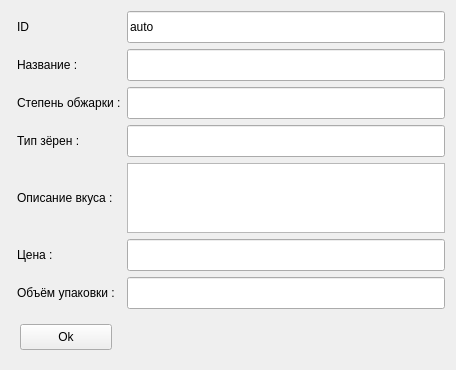
<?xml version="1.0" encoding="UTF-8"?>
<ui version="4.0">
 <class>Form</class>
 <widget class="QWidget" name="Form">
  <property name="geometry">
   <rect>
    <x>0</x>
    <y>0</y>
    <width>456</width>
    <height>338</height>
   </rect>
  </property>
  <property name="windowTitle">
   <string>Form</string>
  </property>
  <layout class="QGridLayout" name="gridLayout">
   <item row="2" column="2">
    <widget class="QLineEdit" name="lineEdit_3">
     <property name="minimumSize">
      <size>
       <width>0</width>
       <height>32</height>
      </size>
     </property>
    </widget>
   </item>
   <item row="8" column="2">
    <widget class="QWidget" name="widget_2" native="true">
     <property name="sizePolicy">
      <sizepolicy hsizetype="Minimum" vsizetype="Maximum">
       <horstretch>0</horstretch>
       <verstretch>0</verstretch>
      </sizepolicy>
     </property>
     <property name="minimumSize">
      <size>
       <width>45</width>
       <height>16</height>
      </size>
     </property>
     <layout class="QGridLayout" name="gridLayout_2"/>
    </widget>
   </item>
   <item row="0" column="1">
    <widget class="QLabel" name="label">
     <property name="minimumSize">
      <size>
       <width>0</width>
       <height>16</height>
      </size>
     </property>
     <property name="text">
      <string>ID</string>
     </property>
    </widget>
   </item>
   <item row="0" column="2">
    <widget class="QLineEdit" name="lineEdit">
     <property name="minimumSize">
      <size>
       <width>128</width>
       <height>32</height>
      </size>
     </property>
     <property name="text">
      <string>auto</string>
     </property>
     <property name="readOnly">
      <bool>true</bool>
     </property>
    </widget>
   </item>
   <item row="2" column="1">
    <widget class="QLabel" name="label_3">
     <property name="text">
      <string>Степень обжарки :</string>
     </property>
    </widget>
   </item>
   <item row="6" column="1">
    <widget class="QLabel" name="label_5">
     <property name="text">
      <string>Цена :</string>
     </property>
    </widget>
   </item>
   <item row="6" column="2">
    <widget class="QLineEdit" name="lineEdit_5">
     <property name="minimumSize">
      <size>
       <width>0</width>
       <height>32</height>
      </size>
     </property>
    </widget>
   </item>
   <item row="7" column="1">
    <widget class="QLabel" name="label_6">
     <property name="text">
      <string>Объём упаковки :</string>
     </property>
    </widget>
   </item>
   <item row="8" column="0" colspan="2">
    <widget class="QWidget" name="widget" native="true">
     <property name="sizePolicy">
      <sizepolicy hsizetype="Minimum" vsizetype="Minimum">
       <horstretch>0</horstretch>
       <verstretch>0</verstretch>
      </sizepolicy>
     </property>
     <layout class="QGridLayout" name="gridLayout_3">
      <item row="0" column="0">
       <widget class="QPushButton" name="pushButton">
        <property name="minimumSize">
         <size>
          <width>0</width>
          <height>26</height>
         </size>
        </property>
        <property name="text">
         <string>Ok</string>
        </property>
       </widget>
      </item>
     </layout>
    </widget>
   </item>
   <item row="1" column="2">
    <widget class="QLineEdit" name="lineEdit_2">
     <property name="minimumSize">
      <size>
       <width>0</width>
       <height>32</height>
      </size>
     </property>
    </widget>
   </item>
   <item row="7" column="2">
    <widget class="QLineEdit" name="lineEdit_6">
     <property name="minimumSize">
      <size>
       <width>0</width>
       <height>32</height>
      </size>
     </property>
    </widget>
   </item>
   <item row="1" column="1">
    <widget class="QLabel" name="label_2">
     <property name="text">
      <string>Название :</string>
     </property>
    </widget>
   </item>
   <item row="4" column="1">
    <widget class="QLabel" name="label_4">
     <property name="text">
      <string>Описание вкуса :</string>
     </property>
    </widget>
   </item>
   <item row="4" column="2">
    <widget class="QTextEdit" name="textEdit"/>
   </item>
   <item row="3" column="1">
    <widget class="QLabel" name="label_7">
     <property name="text">
      <string>Тип зёрен :</string>
     </property>
    </widget>
   </item>
   <item row="3" column="2">
    <widget class="QLineEdit" name="lineEdit_4">
     <property name="minimumSize">
      <size>
       <width>0</width>
       <height>32</height>
      </size>
     </property>
    </widget>
   </item>
  </layout>
 </widget>
 <resources/>
 <connections/>
</ui>
